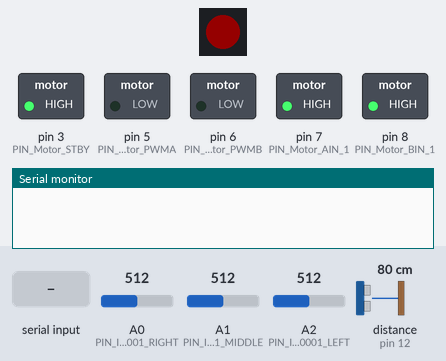
A sketch run on a simulated Arduino Uno, built with avr-gcc and run on an emulated ATmega328P. Parts: 1 RGB LEDs in strip order, left to right, switched loads named in the sketch (green lamp = pin HIGH), the last lines printed to the serial monitor. Inputs (shaded band) come from the test bench; at power-on: A0 (PIN_ITR20001_RIGHT) = 512, distance to the obstacle (sensor on pin 12) 80 cm, A1 (PIN_ITR20001_MIDDLE) = 512, A2 (PIN_ITR20001_LEFT) = 512. The echo pulse lasts 58.3 µs per cm; dim RGB values are drawn brighter than linear; pins used as bus, display or sensor lines are not drawn.

Above: at 1.4 s.
1.5 s: "}" received over Serial
At 2.1 s:
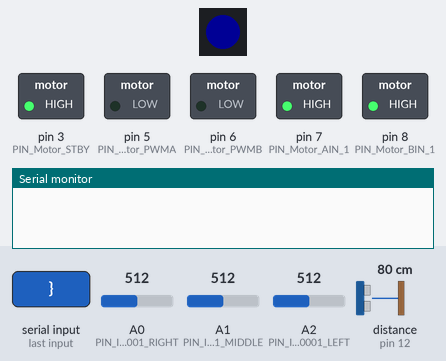
4.0 s: A0 (PIN_ITR20001_RIGHT) set to 736
7.0 s: A0 (PIN_ITR20001_RIGHT) set to 765
At 7.8 s:
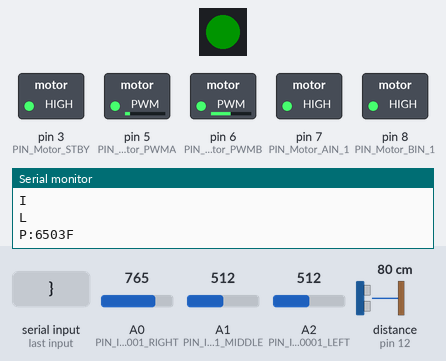
8.5 s: distance to the obstacle (sensor on pin 12) set to 10 cm
10.0 s: distance to the obstacle (sensor on pin 12) set to 7 cm
At 11.0 s:
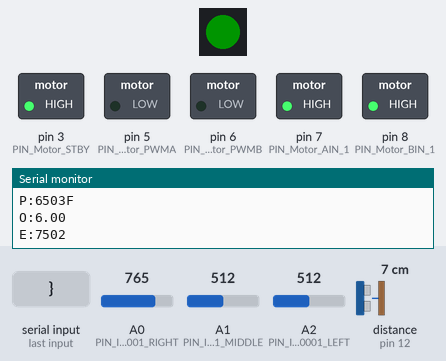
Timing chart, 0 to 12.5 s (numbered marks = the images above; inputs shaded):
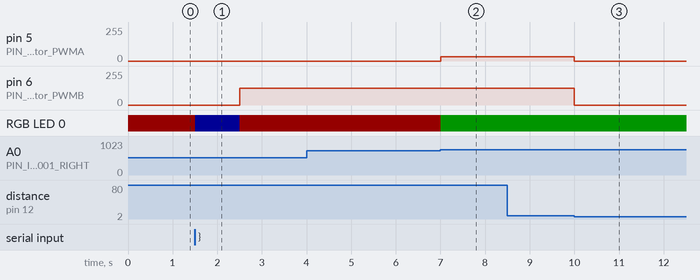

The sketch:

Arduino.ino
```cpp
#include "FastLED.h"
#define PIN_RBGLED 4
#define NUM_LEDS 1
CRGB leds[NUM_LEDS];


// Ultrasonics
#define TRIG_PIN 13
#define ECHO_PIN 12

// Infrarrojos
#define PIN_ITR20001_LEFT   A2
#define PIN_ITR20001_MIDDLE A1
#define PIN_ITR20001_RIGHT  A0

// Enable/Disable motor control.
//  HIGH: motor control enabled
//  LOW: motor control disabled
#define PIN_Motor_STBY 3

// Group A Motors (Right Side)
// PIN_Motor_AIN_1: Digital output. HIGH: Forward, LOW: Backward
#define PIN_Motor_AIN_1 7
// PIN_Motor_PWMA: Analog output [0-255]. It provides speed.
#define PIN_Motor_PWMA 5

// Group B Motors (Left Side)
// PIN_Motor_BIN_1: Digital output. HIGH: Forward, LOW: Backward
#define PIN_Motor_BIN_1 8
// PIN_Motor_PWMB: Analog output [0-255]. It provides speed.
#define PIN_Motor_PWMB 6


#define MOTOR_SPEED 125
// #define MOTOR_SPEED 100

#define RIGHT 0
#define LEFT 1

# define SENS_THRESHOLD 750

int last;
bool ready = true;
bool slow = true;
bool line = true;
bool last_line = true;
bool init_control = true;
unsigned long init_time;
unsigned long ping_time;
bool connected = false;

void setup() {
  // UltraSonic
  pinMode(TRIG_PIN, OUTPUT);
  pinMode(ECHO_PIN, INPUT);
  digitalWrite(TRIG_PIN, LOW);

  // Infrarrojos
  pinMode(PIN_ITR20001_LEFT, INPUT);
  pinMode(PIN_ITR20001_MIDDLE, INPUT);
  pinMode(PIN_ITR20001_RIGHT, INPUT);

  // Motores
  // enable
  pinMode(PIN_Motor_STBY, OUTPUT);
  // derecha
  pinMode(PIN_Motor_AIN_1, OUTPUT);
  pinMode(PIN_Motor_PWMA, OUTPUT);
  // izq
  pinMode(PIN_Motor_BIN_1, OUTPUT);
  pinMode(PIN_Motor_PWMB, OUTPUT);

  Serial.begin(9600);

  digitalWrite(PIN_Motor_STBY, 1);
  digitalWrite(PIN_Motor_AIN_1, 1);
  digitalWrite(PIN_Motor_BIN_1, 1);

  FastLED.addLeds<NEOPIXEL, PIN_RBGLED>(leds, NUM_LEDS);
  FastLED.setBrightness(20);

  // Set Red Color to LED
  FastLED.showColor(Color(255, 0, 0));
  delay(500);

  String sendBuff;
  // To make this code works, remember that the switch S1 should be set to "CAM"
  while(1) {

    // To know if Esp32 ists connected to wifi
    if (Serial.available()) {
      char c = Serial.read();

      if (c == '}')  {
        FastLED.showColor(Color(0, 0, 255));
        connected = true;
        delay(1000);
        sendBuff = "";
        break;
      }
      else {
        sendBuff += c;
      }

    }
  }
}

void loop() {
  float distance;
  bool sl = false, sc = false, sr = false;

  int left = analogRead(PIN_ITR20001_LEFT);
  int center = analogRead(PIN_ITR20001_MIDDLE);
  int right = analogRead(PIN_ITR20001_RIGHT);

  if (left > SENS_THRESHOLD){ sl = true; }
  if (center > SENS_THRESHOLD){ sc = true; }
  if (right > SENS_THRESHOLD){ sr = true; }

  if (connected && init_control){
    init_lap();
    init_control = false;
  }

  // For change color led when it is detected line
  if (line){
    FastLED.showColor(Color(0, 255, 0));
  }
  else {
    FastLED.showColor(Color(255, 0, 0));
  }

  if (ready){
    intervals_ping();

    if (sc && !sl && !sr){
      // line = true;
      last_line = true;
      if (!line){
        found_line();
      }
      if (slow){
        analogWrite(PIN_Motor_PWMA, MOTOR_SPEED);
        analogWrite(PIN_Motor_PWMB, MOTOR_SPEED);
      }
      else {
        analogWrite(PIN_Motor_PWMA, MOTOR_SPEED);
        analogWrite(PIN_Motor_PWMB, MOTOR_SPEED);
      }
      line = true;

    } else if (sc && sl && !sr) {

      last_line = true;
      if (!line){
        found_line();
      }
      if (slow) {
        analogWrite(PIN_Motor_PWMA, MOTOR_SPEED);
        analogWrite(PIN_Motor_PWMB, MOTOR_SPEED / 2);
      }
      else {
        analogWrite(PIN_Motor_PWMA, MOTOR_SPEED);
        analogWrite(PIN_Motor_PWMB, MOTOR_SPEED / 6);
      }
      line = true;
      last = LEFT;
    } else if (sc && !sl && sr) {
      last_line = true;
      if (!line){
        found_line();
      }
      if (slow) {
        analogWrite(PIN_Motor_PWMA, MOTOR_SPEED / 2);
        analogWrite(PIN_Motor_PWMB, MOTOR_SPEED);
      }
      else {
        analogWrite(PIN_Motor_PWMA, MOTOR_SPEED / 6);
        analogWrite(PIN_Motor_PWMB, MOTOR_SPEED);
      }
      line = true;
      last = RIGHT;
    } else if (!sc && sl && !sr) {
      if (!line){
        found_line();
      }
      last_line = true;
      if (slow) {
        analogWrite(PIN_Motor_PWMA, MOTOR_SPEED);
        analogWrite(PIN_Motor_PWMB, MOTOR_SPEED / 4);
      }
      else {
        analogWrite(PIN_Motor_PWMA, MOTOR_SPEED / 2);
        analogWrite(PIN_Motor_PWMB, MOTOR_SPEED / 6);
      }
      line = true;
      last = LEFT;
    } else if (!sc && !sl && sr) {
      if (!line){
        found_line();
      }
      last_line = true;
      if (slow) {
        analogWrite(PIN_Motor_PWMA, MOTOR_SPEED / 4);
        analogWrite(PIN_Motor_PWMB, MOTOR_SPEED);
      }
      else {
        analogWrite(PIN_Motor_PWMA, MOTOR_SPEED / 6);
        analogWrite(PIN_Motor_PWMB, MOTOR_SPEED / 2);
      }
      line = true;
      last = RIGHT;
    } else if (!sc && !sl && !sr && last == LEFT) {
      if (line){
        lost_line();
      }
      last_line = false;
      if (slow) {
        analogWrite(PIN_Motor_PWMA, MOTOR_SPEED);
        // analogWrite(PIN_Motor_PWMB, MOTOR_SPEED / 4);
        analogWrite(PIN_Motor_PWMB, 0);
        // analogWrite(PIN_Motor_PWMA, MOTOR_SPEED / 4);
      }
      else {
        analogWrite(PIN_Motor_PWMA, MOTOR_SPEED);
        analogWrite(PIN_Motor_PWMB, 0);
      }
      line = false;
    } else if (!sc && !sl && !sr && last == RIGHT) {
      if (line){
        lost_line();
      }
      last_line = false;
      if (slow) {
        // analogWrite(PIN_Motor_PWMA, MOTOR_SPEED / 4);
        analogWrite(PIN_Motor_PWMA, 0);
        analogWrite(PIN_Motor_PWMB, MOTOR_SPEED);
        // analogWrite(PIN_Motor_PWMB, MOTOR_SPEED / 4);
      }
      else {
        analogWrite(PIN_Motor_PWMA, 0);
        analogWrite(PIN_Motor_PWMB, MOTOR_SPEED);
      }
      line = false;
    }

    distance = dist();
    if (distance <= 7) {
      ready = false;
      analogWrite(PIN_Motor_PWMA, 0);
      analogWrite(PIN_Motor_PWMB, 0);

      obstacle();  //send obstacle message
      end_lap();   //send end lap messsage
      ready = false;
    }
  }
}

void found_line(){
  Serial.println("F");
}

void lost_line(){
  Serial.println("L");
}

void init_lap(){
  init_time = millis();
  ping_time = init_time;
  ready = true;
  Serial.println("I");
}

void end_lap(){
  unsigned long lap_time = (millis() - init_time);
  Serial.print("E:");
  Serial.print(lap_time);
}

void obstacle(){
  float distancia = dist();
  Serial.print("O:");
  Serial.println(distancia);
}

void intervals_ping(){
  if (millis() - ping_time > 4000){
    Serial.print("P:");
    Serial.print(millis());

    ping_time = millis();
  }
}

float dist(){
  long t; //timepo que demora en llegar el eco
  long d; //distancia en centimetros

  digitalWrite(TRIG_PIN, HIGH);
  delayMicroseconds(10);          //Enviamos un pulso de 10us
  digitalWrite(TRIG_PIN, LOW);

  t = pulseIn(ECHO_PIN, HIGH); //obtenemos el ancho del pulso
  d = t/59;             //escalamos el tiempo a una distancia en cm

  return d;
}

uint32_t Color(uint8_t r, uint8_t g, uint8_t b)
{
  return (((uint32_t)r << 16) | ((uint32_t)g << 8) | b);
}
```

Measured:
- the behaviour switches between 750 and 751 on A0 (PIN_ITR20001_RIGHT) (found by bisection; images 1 and 2)
- the behaviour switches between 9 and 8 cm on distance to the obstacle (sensor on pin 12) (found by bisection; images 2 and 3)
- after the input at 1.5 s, pin 6 (PIN_Motor_PWMB): 0/255 → 125/255 after 1.0 s; RGB LED 0: RGB(20, 0, 0) → RGB(0, 0, 20) at once, → RGB(20, 0, 0) 1.0 s later
- after the input at 7.0 s, pin 5 (PIN_Motor_PWMA): 0/255 → 31/255 at once; RGB LED 0: RGB(20, 0, 0) → RGB(0, 20, 0) at once
- after the input at 8.5 s, every drawn part: stays the same
- after the input at 10.0 s, pin 5 (PIN_Motor_PWMA): 31/255 → 0/255 at once; pin 6 (PIN_Motor_PWMB): 125/255 → 0/255 at once
